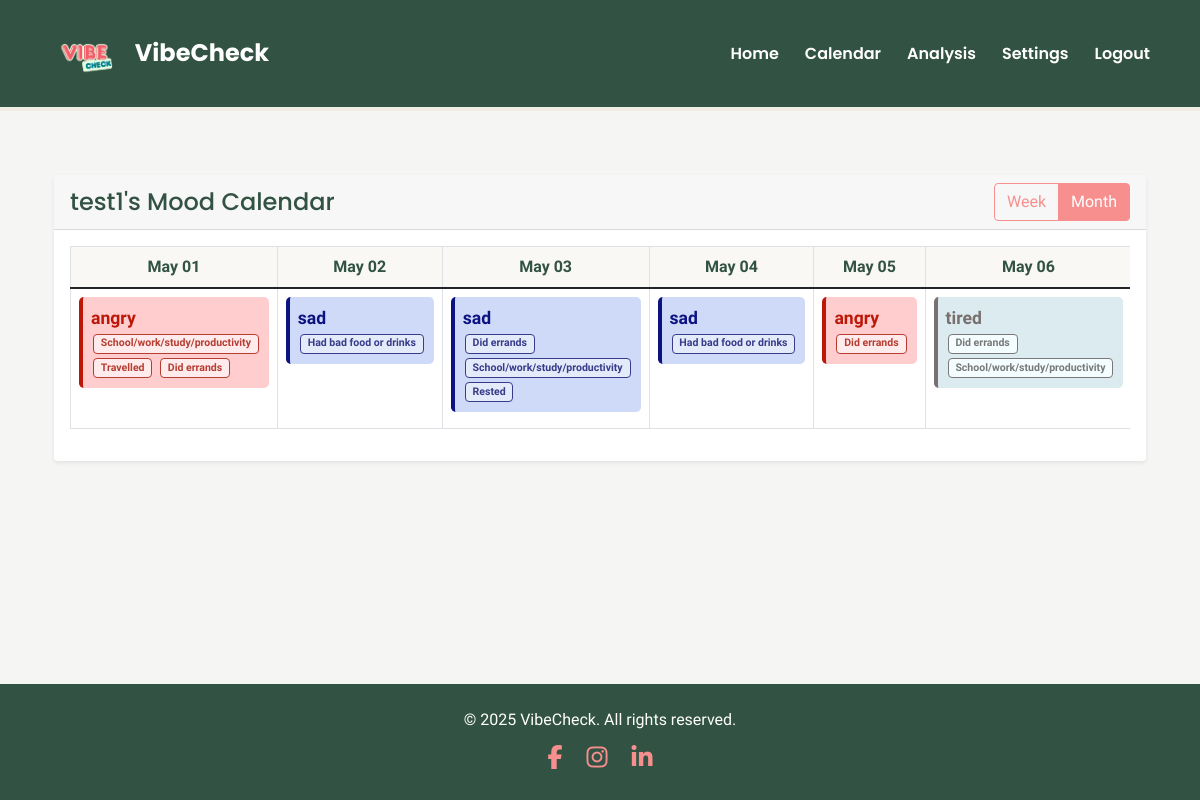
The page /calendar/test1 (signed in) on the database its author committed.
### app/models.py (models this page shows, shortened)
class User(UserMixin, db.Model):
    username = db.Column(db.String(30), primary_key=True)
    password = db.Column(db.String(100))
    privacy_setting = db.Column(db.String(20), default='friends')  # Can be 'public', 'friends', or 'private'
    moods = db.relationship('Mood', backref='user', lazy=True)
    friends = db.relationship(
        'User',
        secondary='friendships',
        primaryjoin=username==Friendship.user_id,
        secondaryjoin=username==Friendship.friend_id,
        backref='friend_of'
    )

class Mood(db.Model):
    id = db.Column(db.Integer, primary_key=True)
    mood = db.Column(db.String(50), nullable=False)
    reasons = db.Column(db.String(500), nullable=True)  # JSON string of selected reasons
    timestamp = db.Column(db.DateTime, nullable=False)
    user_id = db.Column(db.String(30), db.ForeignKey('user.username'), nullable=False)
    def get_reasons(self):
        return json.loads(self.reasons) if self.reasons else []
    @staticmethod
    def get_moods_for_date_range(user_id, start_date, end_date):
        moods = Mood.query.filter(
            Mood.user_id == user_id,
            Mood.timestamp >= start_date,
            Mood.timestamp <= end_date
        ).order_by(Mood.timestamp).all()
        mood_dict = {}
        for mood in moods:
            date_str = mood.timestamp.strftime('%Y-%m-%d')
            mood_dict[date_str] = mood
        return mood_dict

### app/main.py (the view, shortened to what this page needs)
@bp.route('/calendar/<user_id>')
@login_required
def calendar_view(user_id):
    user = User.query.get_or_404(user_id)
    today = datetime.now().date()
    week_start = today - timedelta(days=today.weekday())
    week_end = week_start + timedelta(days=6, hours=23, minutes=59, seconds=59)
    month_start = today.replace(day=1)
    if today.month == 12:
        month_end = today.replace(year=today.year + 1, month=1, day=1) - timedelta(days=1)
    else:
        month_end = today.replace(month=today.month + 1, day=1) - timedelta(days=1)
    week_dates = [week_start + timedelta(days=i) for i in range(7)]
    month_dates = []
    current_date = month_start
    while current_date <= month_end:
        month_dates.append(current_date)
        current_date += timedelta(days=1)
    week_moods = Mood.get_moods_for_date_range(user_id, week_start, week_end)
    month_moods = Mood.get_moods_for_date_range(user_id, month_start, month_end)
    return render_template('calendar.html',
                         user=user,
                         week_dates=week_dates,
                         month_dates=month_dates,
                         week_moods=week_moods,
                         month_moods=month_moods)

### app/__init__.py (called while the page is built)
def create_app(config_class=Config):
    app = Flask(__name__)
    app.config.from_object(config_class)
    if csrf_available:
        csrf = CSRFProtect(app)  # moved here to use app context directly
    db.init_app(app)
    login_manager.init_app(app)
    from app.auth import bp as auth_bp
    app.register_blueprint(auth_bp)
    from app.main import bp as main_bp
    app.register_blueprint(main_bp)
    os.makedirs(os.path.join(os.path.dirname(os.path.dirname(__file__)), 'instance'), exist_ok=True)
    from app.models import User, Mood, Friendship
    @login_manager.user_loader
    def load_user(id):
        return User.query.get(str(id))
    return app

### app/templates/calendar.html (shortened to what this page needs)
{% extends "base.html" %}
{% block head %}
<link rel="stylesheet" href="{{ url_for('static', filename='css/calendar.css') }}">
{% endblock %}
{% block content %}
<div class="container mt-4">
    <div class="row">
        <div class="col-12">
            <div class="card border-0 shadow-sm rounded-4 bg-light-subtle">
                <div class="card-header d-flex justify-content-between align-items-center">
                    <h4>{{ user.username }}'s Mood Calendar</h4>
                    <div class="btn-group">
                        <button type="button" class="btn btn-outline-theme" id="weekView">Week</button>
                        <button type="button" class="btn btn-outline-theme active" id="monthView">Month</button>
                    </div>
                </div>
                <div class="card-body">
                    <div id="monthCalendar">
                        <div class="table-responsive">
                            <table class="table table-bordered">
                                <thead>
                                    <tr>
                                        {% for day in month_dates %}
                                        <th>{{ day.strftime('%b %d') }}</th>
                                        {% endfor %}
                                    </tr>
                                </thead>
                                <tbody>
                                    <tr>
                                        {% for day in month_dates %}
                                        <td class="mood-cell" data-date="{{ day.strftime('%Y-%m-%d') }}">
                                            {% set mood = month_moods.get(day.strftime('%Y-%m-%d')) %}
                                            {% if mood %}
                                            <div class="mood-indicator bg-{{ mood.mood }}-subtle rounded-3 p-2 fw-bold">
                                                {{ mood.mood }}
                                                <div class="reasons-list">
                                                    {% for reason in mood.get_reasons() %}
                                                    <span class="reason-{{ mood.mood }} badge">{{ reason }}</span>
                                                    {% endfor %}
                                                </div>
                                            </div>
                                            {% else %}
                                            <div class="text-muted fst-italic">No mood recorded</div>
                                            {% endif %}
                                        </td>
                                        {% endfor %}
                                    </tr>
                                </tbody>
                            </table>
                        </div>
                    </div>
                </div>
            </div>
        </div>
    </div>
</div>
{% endblock %}

### app/static/css/base.css (style rules this page uses)
body { background-color: #F5F5F3; font-family: 'Open Sans', sans-serif; }
.mood-indicator { padding: 0.25rem 0.5rem; border-radius: 0.25rem; font-size: 0.875rem; }

### app/static/css/calendar.css (style rules this page uses)
.mood-cell { height: 100px; padding: 8px; vertical-align: top; background-color: #fff; transition: background-color 0.2s ease-in-out; }
.mood-indicator { font-size: 1.1em; padding: 4px 8px; border-radius: 4px; margin-bottom: 8px; background-color: #f9f8f4; font-family: 'Open Sans', sans-serif; }
.reasons-list { font-size: 0.8em; }
.reasons-list .badge { margin: 2px; display: inline-block; }
.card-header h4 { font-family: 'Poppins', sans-serif; color: #325243; margin: 0; }
.btn-outline-theme { color: #F78F8F; border-color: #F78F8F; background-color: transparent; transition: all 0.2s ease-in-out; }
.btn-outline-theme:hover, .btn-outline-theme.active, .btn-outline-theme:focus { background-color: #F78F8F; color: white; border-color: #F78F8F; }
.table thead th { background-color: #f9f8f4; color: #325243; text-align: center; font-weight: 600; }
.bg-sad-subtle { background-color: #cedaf7; color: #0c1282; border-left: 4px solid #0c1282; }
.reason-sad { background-color: #e3eaf9; color: #373b8a; border: 1px solid #373b8a; }
.bg-angry-subtle { background-color: #ffcdcd; color: #bd1708; border-left: 4px solid #bd1708; }
.reason-angry { background-color: #ffebeb; color: #b63d32; border: 1px solid #b63d32; }
.bg-tired-subtle { background-color: #dcebef; color: #78706f; border-left: 4px solid #78706f; }
.reason-tired { background-color: #f4fdff; color: #787878; border: 1px solid #787878; }

### rows shown on the page
User: username "test1"
Mood: mood "angry"
Mood: mood "sad"
Mood: mood "sad"
Mood: mood "sad"
Mood: mood "angry"
Mood: mood "tired"

### other values the page prints
{{ day.strftime('%b %d') }} "May 01" "May 02" "May 03" "May 04" "May 05" "May 06"
{{ reason }} "School/work/study/productivity" "Travelled" "Did errands" "Had bad food or drinks" "Did errands" "School/work/study/productivity" "Rested" "Had bad food or drinks" "Did errands" "Did errands" "School/work/study/productivity"
